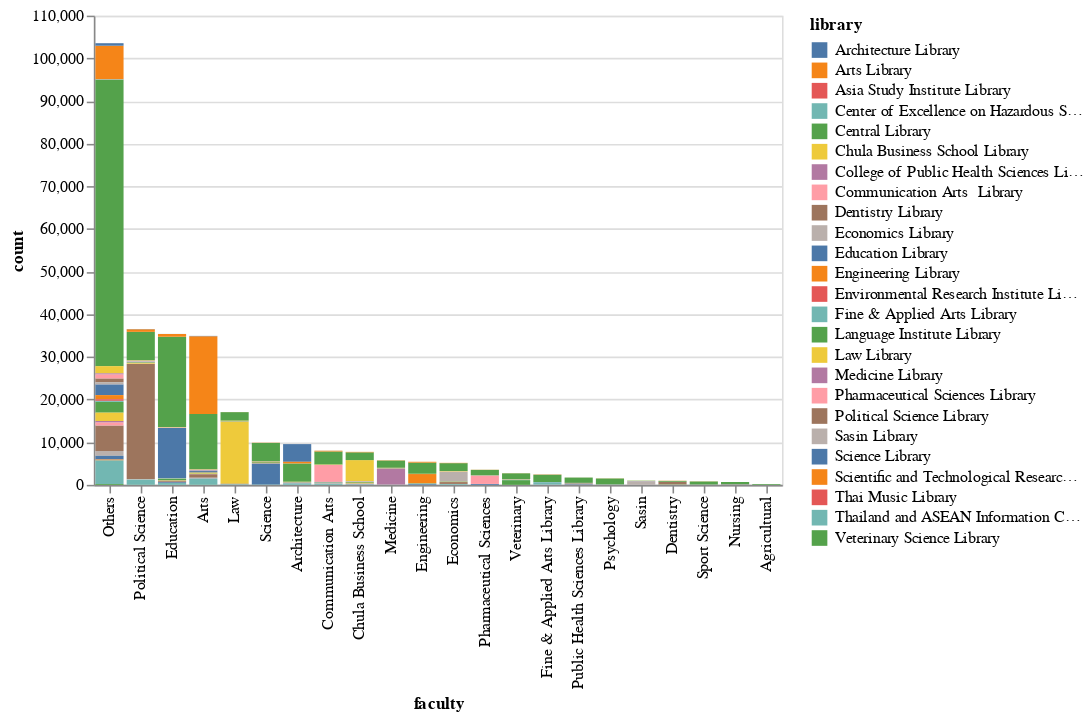

The code cell stored with this chart in its notebook:
### Code cell
alt.Chart.from_dict({
    "data": { "values": data.to_json(orient='records') },
    "mark": { "type": "bar", "tooltip": True },
    "encoding": {
        "x": {
            "field": "faculty",
            "type": "nominal",
            "sort": "-y"
        },
        "y": {
            "field": "count",
            "type": "quantitative"
        },
        "color": {
            "field": "library",
            "type": "nominal",
        }
    }
})

### Figure 1 — Vega-Lite specification as saved in the notebook (floating-point values rounded to 4 significant figures)
{"config": {"view": {"continuousWidth": 400, "continuousHeight": 300}}, "data": {"name": "data-8bc30966600319fff755cd989085b041"}, "mark": {"type": "bar", "tooltip": true}, "encoding": {"color": {"type": "nominal", "field": "library"}, "x": {"type": "nominal", "field": "faculty", "sort": "-y"}, "y": {"type": "quantitative", "field": "count"}}, "$schema": "https://vega.github.io/schema/vega-lite/v4.8.1.json", "datasets": {"data-8bc30966600319fff755cd989085b041": "[{\"faculty\":\"Agricultural\",\"library\":\"Central Library\",\"count\":165},{\"faculty\":\"Agricultural\",\"library\":\"Language Institute Library\",\"count\":30},{\"faculty\":\"Agricultural\",\"library\":\"Thailand and ASEAN Information Center\",\"count\":4},{\"faculty\":\"Agricultural\",\"library\":\"Arts Library\",\"count\":2},{\"faculty\":\"Agricultural\",\"library\":\"Education Library\",\"count\":2},{\"faculty\":\"Architecture\",\"library\":\"Central Library\",\"count\":4302},{\"faculty\":\"Architecture\",\"library\":\"Architecture Library\",\"count\":4152},{\"faculty\":\"Architecture\",\"library\":\"Arts Library\",\"count\":378},{\"faculty\":\"Architecture\",\"library\":\"Thailand and ASEAN Information Center\",\"count\":326},{\"faculty\":\"Architecture\",\"library\":\"Sasin Library\",\"count\":59},{\"faculty\":\"Architecture\",\"library\":\"Science Library\",\"count\":57},{\"faculty\":\"Architecture\",\"library\":\"Political Science Library\",\"count\":53},{\"faculty\":\"Architecture\",\"library\":\"Engineering Library\",\"count\":39},{\"faculty\":\"Architecture\",\"library\":\"Fine & Applied Arts Library\",\"count\":39},{\"faculty\":\"Architecture\",\"library\":\"Education Library\",\"count\":34},{\"faculty\":\"Architecture\",\"library\":\"Chula Business School Library\",\"count\":30},{\"faculty\":\"Architecture\",\"library\":\"Language Institute Library\",\"count\":22},{\"faculty\":\"Architecture\",\"library\":\"Law Library\",\"count\":17},{\"faculty\":\"Architecture\",\"library\":\"Environmental Research Institute Library\",\"count\":9},{\"faculty\":\"Architecture\",\"library\":\"Communication Arts  Library\",\"count\":8},{\"faculty\":\"Architecture\",\"library\":\"Economics Library\",\"count\":8},{\"faculty\":\"Architecture\",\"library\":\"Veterinary Science Library\",\"count\":4},{\"faculty\":\"Architecture\",\"library\":\"Center of Excellence on Hazardous Substance Management Library\",\"count\":3},{\"faculty\":\"Architecture\",\"library\":\"Dentistry Library\",\"count\":3},{\"faculty\":\"Architecture\",\"library\":\"Medicine Library\",\"count\":3},{\"faculty\":\"Architecture\",\"library\":\"Pharmaceutical Sciences Library\",\"count\":3},{\"faculty\":\"Architecture\",\"library\":\"College of Public Health Sciences Library\",\"count\":2},{\"faculty\":\"Arts\",\"library\":\"Arts Library\",\"count\":18260},{\"faculty\":\"Arts\",\"library\":\"Central Library\",\"count\":12970},{\"faculty\":\"Arts\",\"library\":\"Thailand and ASEAN Information Center\",\"count\":1483},{\"faculty\":\"Arts\",\"library\":\"Political Science Library\",\"count\":833},{\"faculty\":\"Arts\",\"library\":\"Education Library\",\"count\":351},{\"faculty\":\"Arts\",\"library\":\"Language Institute Library\",\"count\":223},{\"faculty\":\"Arts\",\"library\":\"Communication Arts  Library\",\"count\":155},{\"faculty\":\"Arts\",\"library\":\"Law Library\",\"count\":130},{\"faculty\":\"Arts\",\"library\":\"Sasin Library\",\"count\":118},{\"faculty\":\"Arts\",\"library\":\"Architecture Library\",\"count\":76},{\"faculty\":\"Arts\",\"library\":\"Fine & Applied Arts Library\",\"count\":57},{\"faculty\":\"Arts\",\"library\":\"Chula Business School Library\",\"count\":51},{\"faculty\":\"Arts\",\"library\":\"Environmental Research Institute Library\",\"count\":49},{\"faculty\":\"Arts\",\"library\":\"Science Library\",\"count\":29},{\"faculty\":\"Arts\",\"library\":\"Medicine Library\",\"count\":28},{\"faculty\":\"Arts\",\"library\":\"Economics Library\",\"count\":27},{\"faculty\":\"Arts\",\"library\":\"Engineering Library\",\"count\":27},{\"faculty\":\"Arts\",\"library\":\"Pharmaceutical Sciences Library\",\"count\":15},{\"faculty\":\"Arts\",\"library\":\"Thai Music Library\",\"count\":15},{\"faculty\":\"Arts\",\"library\":\"Veterinary Science Library\",\"count\":15},{\"faculty\":\"Arts\",\"library\":\"College of Public Health Sciences Library\",\"count\":4},{\"faculty\":\"Arts\",\"library\":\"Dentistry Library\",\"count\":2},{\"faculty\":\"Chula Business School\",\"library\":\"Chula Business School Library\",\"count\":4947},{\"faculty\":\"Chula Business School\",\"library\":\"Central Library\",\"count\":1821},{\"faculty\":\"Chula Business School\",\"library\":\"Language Institute Library\",\"count\":174},{\"faculty\":\"Chula Business School\",\"library\":\"Sasin Library\",\"count\":135},{\"faculty\":\"Chula Business School\",\"library\":\"Law Library\",\"count\":131},{\"faculty\":\"Chula Business School\",\"library\":\"Economics Library\",\"count\":120},{\"faculty\":\"Chula Business School\",\"library\":\"Arts Library\",\"count\":109},{\"faculty\":\"Chula Business School\",\"library\":\"Political Science Library\",\"count\":62},{\"faculty\":\"Chula Business School\",\"library\":\"Science Library\",\"count\":61},{\"faculty\":\"Chula Business School\",\"library\":\"Thailand and ASEAN Information Center\",\"count\":61},{\"faculty\":\"Chula Business School\",\"library\":\"Education Library\",\"count\":41},{\"faculty\":\"Chula Business School\",\"library\":\"Communication Arts  Library\",\"count\":24},{\"faculty\":\"Chula Business School\",\"library\":\"Engineering Library\",\"count\":22},{\"faculty\":\"Chula Business School\",\"library\":\"Architecture Library\",\"count\":7},{\"faculty\":\"Chula Business School\",\"library\":\"Dentistry Library\",\"count\":4},{\"faculty\":\"Chula Business School\",\"library\":\"Medicine Library\",\"count\":4},{\"faculty\":\"Chula Business School\",\"library\":\"Pharmaceutical Sciences Library\",\"count\":4},{\"faculty\":\"Chula Business School\",\"library\":\"College of Public Health Sciences Library\",\"count\":3},{\"faculty\":\"Chula Business School\",\"library\":\"Environmental Research Institute Library\",\"count\":3},{\"faculty\":\"Chula Business School\",\"library\":\"Fine & Applied Arts Library\",\"count\":2},{\"faculty\":\"Chula Business School\",\"library\":\"Scientific and Technological Research Equipment Centre\\u00a0Library\",\"count\":2},{\"faculty\":\"Chula Business School\",\"library\":\"Veterinary Science Library\",\"count\":1},{\"faculty\":\"Communication Arts\",\"library\":\"Communication Arts  Library\",\"count\":3985},{\"faculty\":\"Communication Arts\",\"library\":\"Central Library\",\"count\":3077},{\"faculty\":\"Communication Arts\",\"library\":\"Thailand and ASEAN Information Center\",\"count\":307},{\"faculty\":\"Communication Arts\",\"library\":\"Arts Library\",\"count\":182},{\"faculty\":\"Communication Arts\",\"library\":\"Education Library\",\"count\":114},{\"faculty\":\"Communication Arts\",\"library\":\"Political Science Library\",\"count\":84},{\"faculty\":\"Communication Arts\",\"library\":\"Chula Business School Library\",\"count\":66},{\"faculty\":\"Communication Arts\",\"library\":\"Sasin Library\",\"count\":63},{\"faculty\":\"Communication Arts\",\"library\":\"Language Institute Library\",\"count\":55},{\"faculty\":\"Communication Arts\",\"library\":\"Law Library\",\"count\":24},{\"faculty\":\"Communication Arts\",\"library\":\"Architecture Library\",\"count\":12},{\"faculty\":\"Communication Arts\",\"library\":\"Fine & Applied Arts Library\",\"count\":10},{\"faculty\":\"Communication Arts\",\"library\":\"Economics Library\",\"count\":7},{\"faculty\":\"Communication Arts\",\"library\":\"Engineering Library\",\"count\":6},{\"faculty\":\"Communication Arts\",\"library\":\"Science Library\",\"count\":6},{\"faculty\":\"Communication Arts\",\"library\":\"Medicine Library\",\"count\":5},{\"faculty\":\"Communication Arts\",\"library\":\"Environmental Research Institute Library\",\"count\":3},{\"faculty\":\"Communication Arts\",\"library\":\"Pharmaceutical Sciences Library\",\"count\":3},{\"faculty\":\"Communication Arts\",\"library\":\"Dentistry Library\",\"count\":2},{\"faculty\":\"Communication Arts\",\"library\":\"College of Public Health Sciences Library\",\"count\":1},{\"faculty\":\"Dentistry\",\"library\":\"Dentistry Library\",\"count\":627},{\"faculty\":\"Dentistry\",\"library\":\"Central Library\",\"count\":197},{\"faculty\":\"Dentistry\",\"library\":\"Arts Library\",\"count\":44},{\"faculty\":\"Dentistry\",\"library\":\"Language Institute Library\",\"count\":40},{\"faculty\":\"Dentistry\",\"library\":\"Science Library\",\"count\":22},{\"faculty\":\"Dentistry\",\"library\":\"Law Library\",\"count\":20},{\"faculty\":\"Dentistry\",\"library\":\"Pharmaceutical Sciences Library\",\"count\":5},{\"faculty\":\"Dentistry\",\"library\":\"Architecture Library\",\"count\":4},{\"faculty\":\"Dentistry\",\"library\":\"Thailand and ASEAN Information Center\",\"count\":4},{\"faculty\":\"Dentistry\",\"library\":\"Education Library\",\"count\":3},{\"faculty\":\"Dentistry\",\"library\":\"Engineering Library\",\"count\":3},{\"faculty\":\"Dentistry\",\"library\":\"Medicine Library\",\"count\":2},{\"faculty\":\"Economics\",\"library\":\"Economics Library\",\"count\":2313},{\"faculty\":\"Economics\",\"library\":\"Central Library\",\"count\":1876},{\"faculty\":\"Economics\",\"library\":\"Political Science Library\",\"count\":440},{\"faculty\":\"Economics\",\"library\":\"Thailand and ASEAN Information Center\",\"count\":177},{\"faculty\":\"Economics\",\"library\":\"Chula Business School Library\",\"count\":98},{\"faculty\":\"Economics\",\"library\":\"Language Institute Library\",\"count\":73},{\"faculty\":\"Economics\",\"library\":\"Arts Library\",\"count\":72},{\"faculty\":\"Economics\",\"library\":\"Sasin Library\",\"count\":26},{\"faculty\":\"Economics\",\"library\":\"Law Library\",\"count\":22},{\"faculty\":\"Economics\",\"library\":\"Communication Arts  Library\",\"count\":19},{\"faculty\":\"Economics\",\"library\":\"Engineering Library\",\"count\":10},{\"faculty\":\"Economics\",\"library\":\"College of Public Health Sciences Library\",\"count\":8},{\"faculty\":\"Economics\",\"library\":\"Medicine Library\",\"count\":7},{\"faculty\":\"Economics\",\"library\":\"Architecture Library\",\"count\":5},{\"faculty\":\"Economics\",\"library\":\"Education Library\",\"count\":5},{\"faculty\":\"Economics\",\"library\":\"Science Library\",\"count\":5},{\"faculty\":\"Economics\",\"library\":\"Dentistry Library\",\"count\":2},{\"faculty\":\"Economics\",\"library\":\"Environmental Research Institute Library\",\"count\":1},{\"faculty\":\"Economics\",\"library\":\"Fine & Applied Arts Library\",\"count\":1},{\"faculty\":\"Economics\",\"library\":\"Pharmaceutical Sciences Library\",\"count\":1},{\"faculty\":\"Education\",\"library\":\"Central Library\",\"count\":21201},{\"faculty\":\"Education\",\"library\":\"Education Library\",\"count\":11819},{\"faculty\":\"Education\",\"library\":\"Arts Library\",\"count\":644},{\"faculty\":\"Education\",\"library\":\"Thailand and ASEAN Information Center\",\"count\":450},{\"faculty\":\"Education\",\"library\":\"Language Institute Library\",\"count\":418},{\"faculty\":\"Education\",\"library\":\"Political Science Library\",\"count\":248},{\"faculty\":\"Education\",\"library\":\"Science Library\",\"count\":188},{\"faculty\":\"Education\",\"library\":\"Chula Business School Library\",\"count\":82},{\"faculty\":\"Education\",\"library\":\"Communication Arts  Library\",\"count\":69},{\"faculty\":\"Education\",\"library\":\"Law Library\",\"count\":69},{\"faculty\":\"Education\",\"library\":\"Fine & Applied Arts Library\",\"count\":50},{\"faculty\":\"Education\",\"library\":\"Sasin Library\",\"count\":46},{\"faculty\":\"Education\",\"library\":\"Economics Library\",\"count\":28},{\"faculty\":\"Education\",\"library\":\"Architecture Library\",\"count\":13},{\"faculty\":\"Education\",\"library\":\"Engineering Library\",\"count\":13},{\"faculty\":\"Education\",\"library\":\"Medicine Library\",\"count\":12},{\"faculty\":\"Education\",\"library\":\"Thai Music Library\",\"count\":10},{\"faculty\":\"Education\",\"library\":\"Pharmaceutical Sciences Library\",\"count\":8},{\"faculty\":\"Education\",\"library\":\"Veterinary Science Library\",\"count\":6},{\"faculty\":\"Education\",\"library\":\"Environmental Research Institute Library\",\"count\":2},{\"faculty\":\"Education\",\"library\":\"College of Public Health Sciences Library\",\"count\":1},{\"faculty\":\"Education\",\"library\":\"Dentistry Library\",\"count\":1},{\"faculty\":\"Engineering\",\"library\":\"Central Library\",\"count\":2619},{\"faculty\":\"Engineering\",\"library\":\"Engineering Library\",\"count\":2135},{\"faculty\":\"Engineering\",\"library\":\"Arts Library\",\"count\":204},{\"faculty\":\"Engineering\",\"library\":\"Science Library\",\"count\":197},{\"faculty\":\"Engineering\",\"library\":\"Language Institute Library\",\"count\":105},{\"faculty\":\"Engineering\",\"library\":\"Thailand and ASEAN Information Center\",\"count\":25},{\"faculty\":\"Engineering\",\"library\":\"Medicine Library\",\"count\":24},{\"faculty\":\"Engineering\",\"library\":\"Chula Business School Library\",\"count\":23},{\"faculty\":\"Engineering\",\"library\":\"Law Library\",\"count\":16},{\"faculty\":\"Engineering\",\"library\":\"Education Library\",\"count\":13},{\"faculty\":\"Engineering\",\"library\":\"Political Science Library\",\"count\":13},{\"faculty\":\"Engineering\",\"library\":\"Architecture Library\",\"count\":7},{\"faculty\":\"Engineering\",\"library\":\"Economics Library\",\"count\":7},{\"faculty\":\"Engineering\",\"library\":\"Pharmaceutical Sciences Library\",\"count\":7},{\"faculty\":\"Engineering\",\"library\":\"Dentistry Library\",\"count\":6},{\"faculty\":\"Engineering\",\"library\":\"Communication Arts  Library\",\"count\":5},{\"faculty\":\"Engineering\",\"library\":\"Sasin Library\",\"count\":4},{\"faculty\":\"Engineering\",\"library\":\"Veterinary Science Library\",\"count\":4},{\"faculty\":\"Engineering\",\"library\":\"College of Public Health Sciences Library\",\"count\":1},{\"faculty\":\"Engineering\",\"library\":\"Environmental Research Institute Library\",\"count\":1},{\"faculty\":\"Fine & Applied Arts Library\",\"library\":\"Central Library\",\"count\":1728},{\"faculty\":\"Fine & Applied Arts Library\",\"library\":\"Fine & Applied Arts Library\",\"count\":556},{\"faculty\":\"Fine & Applied Arts Library\",\"library\":\"Arts Library\",\"count\":69},{\"faculty\":\"Fine & Applied Arts Library\",\"library\":\"Thailand and ASEAN Information Center\",\"count\":35},{\"faculty\":\"Fine & Applied Arts Library\",\"library\":\"Education Library\",\"count\":18},{\"faculty\":\"Fine & Applied Arts Library\",\"library\":\"Architecture Library\",\"count\":16},{\"faculty\":\"Fine & Applied Arts Library\",\"library\":\"Thai Music Library\",\"count\":10},{\"faculty\":\"Fine & Applied Arts Library\",\"library\":\"Political Science Library\",\"count\":4},{\"faculty\":\"Fine & Applied Arts Library\",\"library\":\"Dentistry Library\",\"count\":3},{\"faculty\":\"Fine & Applied Arts Library\",\"library\":\"Engineering Library\",\"count\":3},{\"faculty\":\"Fine & Applied Arts Library\",\"library\":\"Sasin Library\",\"count\":3},{\"faculty\":\"Fine & Applied Arts Library\",\"library\":\"Chula Business School Library\",\"count\":2},{\"faculty\":\"Fine & Applied Arts Library\",\"library\":\"Law Library\",\"count\":1},{\"faculty\":\"Fine & Applied Arts Library\",\"library\":\"Medicine Library\",\"count\":1},{\"faculty\":\"Fine & Applied Arts Library\",\"library\":\"Pharmaceutical Sciences Library\",\"count\":1},{\"faculty\":\"Fine & Applied Arts Library\",\"library\":\"Science Library\",\"count\":1},{\"faculty\":\"Law\",\"library\":\"Law Library\",\"count\":14567},{\"faculty\":\"Law\",\"library\":\"Central Library\",\"count\":2016},{\"faculty\":\"Law\",\"library\":\"Political Science Library\",\"count\":120},{\"faculty\":\"Law\",\"library\":\"Thailand and ASEAN Information Center\",\"count\":115},{\"faculty\":\"Law\",\"library\":\"Chula Business School Library\",\"count\":71},{\"faculty\":\"Law\",\"library\":\"Language Institute Library\",\"count\":66},{\"faculty\":\"Law\",\"library\":\"Economics Library\",\"count\":27},{\"faculty\":\"Law\",\"library\":\"Education Library\",\"count\":18},{\"faculty\":\"Law\",\"library\":\"Arts Library\",\"count\":14},{\"faculty\":\"Law\",\"library\":\"Communication Arts  Library\",\"count\":13},{\"faculty\":\"Law\",\"library\":\"Sasin Library\",\"count\":13},{\"faculty\":\"Law\",\"library\":\"Engineering Library\",\"count\":5},{\"faculty\":\"Law\",\"library\":\"Medicine Library\",\"count\":4},{\"faculty\":\"Law\",\"library\":\"Architecture Library\",\"count\":3},{\"faculty\":\"Law\",\"library\":\"Science Library\",\"count\":3},{\"faculty\":\"Law\",\"library\":\"College of Public Health Sciences Library\",\"count\":2},{\"faculty\":\"Law\",\"library\":\"Pharmaceutical Sciences Library\",\"count\":2},{\"faculty\":\"Law\",\"library\":\"Dentistry Library\",\"count\":1},{\"faculty\":\"Law\",\"library\":\"Environmental Research Institute Library\",\"count\":1},{\"faculty\":\"Law\",\"library\":\"Veterinary Science Library\",\"count\":1},{\"faculty\":\"Medicine\",\"library\":\"Medicine Library\",\"count\":3756},{\"faculty\":\"Medicine\",\"library\":\"Central Library\",\"count\":1715},{\"faculty\":\"Medicine\",\"library\":\"Arts Library\",\"count\":58},{\"faculty\":\"Medicine\",\"library\":\"Law Library\",\"count\":53},{\"faculty\":\"Medicine\",\"library\":\"Language Institute Library\",\"count\":31},{\"faculty\":\"Medicine\",\"library\":\"Science Library\",\"count\":28},{\"faculty\":\"Medicine\",\"library\":\"Chula Business School Library\",\"count\":18},{\"faculty\":\"Medicine\",\"library\":\"Dentistry Library\",\"count\":18},{\"faculty\":\"Medicine\",\"library\":\"Education Library\",\"count\":16},{\"faculty\":\"Medicine\",\"library\":\"Political Science Library\",\"count\":16},{\"faculty\":\"Medicine\",\"library\":\"Sasin Library\",\"count\":14},{\"faculty\":\"Medicine\",\"library\":\"Pharmaceutical Sciences Library\",\"count\":12},{\"faculty\":\"Medicine\",\"library\":\"College of Public Health Sciences Library\",\"count\":8},{\"faculty\":\"Medicine\",\"library\":\"Communication Arts  Library\",\"count\":7},{\"faculty\":\"Medicine\",\"library\":\"Engineering Library\",\"count\":5},{\"faculty\":\"Medicine\",\"library\":\"Economics Library\",\"count\":3},{\"faculty\":\"Medicine\",\"library\":\"Veterinary Science Library\",\"count\":3},{\"faculty\":\"Medicine\",\"library\":\"Architecture Library\",\"count\":1},{\"faculty\":\"Medicine\",\"library\":\"Thailand and ASEAN Information Center\",\"count\":1},{\"faculty\":\"Nursing\",\"library\":\"Central Library\",\"count\":571},{\"faculty\":\"Nursing\",\"library\":\"Medicine Library\",\"count\":57},{\"faculty\":\"Nursing\",\"library\":\"Education Library\",\"count\":11},{\"faculty\":\"Nursing\",\"library\":\"College of Public Health Sciences Library\",\"count\":6},{\"faculty\":\"Nursing\",\"library\":\"Thailand and ASEAN Information Center\",\"count\":6},{\"faculty\":\"Nursing\",\"library\":\"Pharmaceutical Sciences Library\",\"count\":5},{\"faculty\":\"Nursing\",\"library\":\"Arts Library\",\"count\":3},{\"faculty\":\"Nursing\",\"library\":\"Engineering Library\",\"count\":3},{\"faculty\":\"Nursing\",\"library\":\"Chula Business School Library\",\"count\":2},{\"faculty\":\"Nursing\",\"library\":\"Political Science Library\",\"count\":2},{\"faculty\":\"Nursing\",\"library\":\"Communication Arts  Library\",\"count\":1},{\"faculty\":\"Others\",\"library\":\"Central Library\",\"count\":67144},{\"faculty\":\"Others\",\"library\":\"Arts Library\",\"count\":7849},{\"faculty\":\"Others\",\"library\":\"Political Science Library\",\"count\":5989},{\"faculty\":\"Others\",\"library\":\"Thailand and ASEAN Information Center\",\"count\":5563},{\"faculty\":\"Others\",\"library\":\"Language Institute Library\",\"count\":2539},{\"faculty\":\"Others\",\"library\":\"Education Library\",\"count\":2520},{\"faculty\":\"Others\",\"library\":\"Law Library\",\"count\":1950},{\"faculty\":\"Others\",\"library\":\"Chula Business School Library\",\"count\":1690},{\"faculty\":\"Others\",\"library\":\"Sasin Library\",\"count\":1125},{\"faculty\":\"Others\",\"library\":\"Communication Arts  Library\",\"count\":1016},{\"faculty\":\"Others\",\"library\":\"Engineering Library\",\"count\":974},{\"faculty\":\"Others\",\"library\":\"Science Library\",\"count\":871},{\"faculty\":\"Others\",\"library\":\"Dentistry Library\",\"count\":816},{\"faculty\":\"Others\",\"library\":\"Pharmaceutical Sciences Library\",\"count\":735},{\"faculty\":\"Others\",\"library\":\"Architecture Library\",\"count\":590},{\"faculty\":\"Others\",\"library\":\"Economics Library\",\"count\":522},{\"faculty\":\"Others\",\"library\":\"Environmental Research Institute Library\",\"count\":376},{\"faculty\":\"Others\",\"library\":\"Medicine Library\",\"count\":315},{\"faculty\":\"Others\",\"library\":\"Fine & Applied Arts Library\",\"count\":232},{\"faculty\":\"Others\",\"library\":\"College of Public Health Sciences Library\",\"count\":220},{\"faculty\":\"Others\",\"library\":\"Veterinary Science Library\",\"count\":202},{\"faculty\":\"Others\",\"library\":\"Scientific and Technological Research Equipment Centre\\u00a0Library\",\"count\":160},{\"faculty\":\"Others\",\"library\":\"Center of Excellence on Hazardous Substance Management Library\",\"count\":112},{\"faculty\":\"Others\",\"library\":\"Asia Study Institute Library\",\"count\":20},{\"faculty\":\"Others\",\"library\":\"Thai Music Library\",\"count\":8},{\"faculty\":\"Pharmaceutical Sciences\",\"library\":\"Pharmaceutical Sciences Library\",\"count\":1886},{\"faculty\":\"Pharmaceutical Sciences\",\"library\":\"Central Library\",\"count\":1266},{\"faculty\":\"Pharmaceutical Sciences\",\"library\":\"Science Library\",\"count\":189},{\"faculty\":\"Pharmaceutical Sciences\",\"library\":\"Language Institute Library\",\"count\":41},{\"faculty\":\"Pharmaceutical Sciences\",\"library\":\"Medicine Library\",\"count\":41},{\"faculty\":\"Pharmaceutical Sciences\",\"library\":\"Arts Library\",\"count\":34},{\"faculty\":\"Pharmaceutical Sciences\",\"library\":\"Education Library\",\"count\":17},{\"faculty\":\"Pharmaceutical Sciences\",\"library\":\"Engineering Library\",\"count\":14},{\"faculty\":\"Pharmaceutical Sciences\",\"library\":\"Dentistry Library\",\"count\":13},{\"faculty\":\"Pharmaceutical Sciences\",\"library\":\"Chula Business School Library\",\"count\":10},{\"faculty\":\"Pharmaceutical Sciences\",\"library\":\"Law Library\",\"count\":8},{\"faculty\":\"Pharmaceutical Sciences\",\"library\":\"Sasin Library\",\"count\":7},{\"faculty\":\"Pharmaceutical Sciences\",\"library\":\"Economics Library\",\"count\":5},{\"faculty\":\"Pharmaceutical Sciences\",\"library\":\"Political Science Library\",\"count\":5},{\"faculty\":\"Pharmaceutical Sciences\",\"library\":\"Thailand and ASEAN Information Center\",\"count\":5},{\"faculty\":\"Pharmaceutical Sciences\",\"library\":\"College of Public Health Sciences Library\",\"count\":4},{\"faculty\":\"Pharmaceutical Sciences\",\"library\":\"Architecture Library\",\"count\":3},{\"faculty\":\"Pharmaceutical Sciences\",\"library\":\"Veterinary Science Library\",\"count\":2},{\"faculty\":\"Pharmaceutical Sciences\",\"library\":\"Communication Arts  Library\",\"count\":1},{\"faculty\":\"Political Science\",\"library\":\"Political Science Library\",\"count\":27118},{\"faculty\":\"Political Science\",\"library\":\"Central Library\",\"count\":6706},{\"faculty\":\"Political Science\",\"library\":\"Thailand and ASEAN Information Center\",\"count\":1208},{\"faculty\":\"Political Science\",\"library\":\"Arts Library\",\"count\":609},{\"faculty\":\"Political Science\",\"library\":\"Law Library\",\"count\":197},{\"faculty\":\"Political Science\",\"library\":\"Education Library\",\"count\":125},{\"faculty\":\"Political Science\",\"library\":\"Communication Arts  Library\",\"count\":124},{\"faculty\":\"Political Science\",\"library\":\"Language Institute Library\",\"count\":112},{\"faculty\":\"Political Science\",\"library\":\"Economics Library\",\"count\":83},{\"faculty\":\"Political Science\",\"library\":\"Chula Business School Library\",\"count\":62},{\"faculty\":\"Political Science\",\"library\":\"Sasin Library\",\"count\":47},{\"faculty\":\"Political Science\",\"library\":\"Architecture Library\",\"count\":43},{\"faculty\":\"Political Science\",\"library\":\"Veterinary Science Library\",\"count\":20},{\"faculty\":\"Political Science\",\"library\":\"Engineering Library\",\"count\":13},{\"faculty\":\"Political Science\",\"library\":\"Fine & Applied Arts Library\",\"count\":10},{\"faculty\":\"Political Science\",\"library\":\"College of Public Health Sciences Library\",\"count\":9},{\"faculty\":\"Political Science\",\"library\":\"Science Library\",\"count\":8},{\"faculty\":\"Political Science\",\"library\":\"Pharmaceutical Sciences Library\",\"count\":7},{\"faculty\":\"Political Science\",\"library\":\"Medicine Library\",\"count\":6},{\"faculty\":\"Political Science\",\"library\":\"Environmental Research Institute Library\",\"count\":5},{\"faculty\":\"Political Science\",\"library\":\"Asia Study Institute Library\",\"count\":4},{\"faculty\":\"Political Science\",\"library\":\"Dentistry Library\",\"count\":2},{\"faculty\":\"Psychology\",\"library\":\"Central Library\",\"count\":1382},{\"faculty\":\"Psychology\",\"library\":\"Language Institute Library\",\"count\":33},{\"faculty\":\"Psychology\",\"library\":\"Education Library\",\"count\":24},{\"faculty\":\"Psychology\",\"library\":\"Arts Library\",\"count\":23},{\"faculty\":\"Psychology\",\"library\":\"Political Science Library\",\"count\":10},{\"faculty\":\"Psychology\",\"library\":\"Sasin Library\",\"count\":10},{\"faculty\":\"Psychology\",\"library\":\"Engineering Library\",\"count\":7},{\"faculty\":\"Psychology\",\"library\":\"Thailand and ASEAN Information Center\",\"count\":6},{\"faculty\":\"Psychology\",\"library\":\"Science Library\",\"count\":5},{\"faculty\":\"Psychology\",\"library\":\"Chula Business School Library\",\"count\":4},{\"faculty\":\"Psychology\",\"library\":\"College of Public Health Sciences Library\",\"count\":4},{\"faculty\":\"Psychology\",\"library\":\"Economics Library\",\"count\":3},{\"faculty\":\"Psychology\",\"library\":\"Communication Arts  Library\",\"count\":2},{\"faculty\":\"Psychology\",\"library\":\"Law Library\",\"count\":2},{\"faculty\":\"Psychology\",\"library\":\"Fine & Applied Arts Library\",\"count\":1},{\"faculty\":\"Public Health Sciences Library\",\"library\":\"Central Library\",\"count\":1254},{\"faculty\":\"Public Health Sciences Library\",\"library\":\"College of Public Health Sciences Library\",\"count\":137},{\"faculty\":\"Public Health Sciences Library\",\"library\":\"Science Library\",\"count\":137},{\"faculty\":\"Public Health Sciences Library\",\"library\":\"Language Institute Library\",\"count\":66},{\"faculty\":\"Public Health Sciences Library\",\"library\":\"Engineering Library\",\"count\":23},{\"faculty\":\"Public Health Sciences Library\",\"library\":\"Pharmaceutical Sciences Library\",\"count\":20},{\"faculty\":\"Public Health Sciences Library\",\"library\":\"Education Library\",\"count\":18},{\"faculty\":\"Public Health Sciences Library\",\"library\":\"Medicine Library\",\"count\":15},{\"faculty\":\"Public Health Sciences Library\",\"library\":\"Law Library\",\"count\":12},{\"faculty\":\"Public Health Sciences Library\",\"library\":\"Dentistry Library\",\"count\":11},{\"faculty\":\"Public Health Sciences Library\",\"library\":\"Thailand and ASEAN Information Center\",\"count\":9},{\"faculty\":\"Public Health Sciences Library\",\"library\":\"Arts Library\",\"count\":8},{\"faculty\":\"Public Health Sciences Library\",\"library\":\"Architecture Library\",\"count\":5},{\"faculty\":\"Public Health Sciences Library\",\"library\":\"Political Science Library\",\"count\":4},{\"faculty\":\"Public Health Sciences Library\",\"library\":\"Chula Business School Library\",\"count\":3},{\"faculty\":\"Public Health Sciences Library\",\"library\":\"Sasin Library\",\"count\":1},{\"faculty\":\"Sasin\",\"library\":\"Sasin Library\",\"count\":845},{\"faculty\":\"Sasin\",\"library\":\"Central Library\",\"count\":69},{\"faculty\":\"Sasin\",\"library\":\"Chula Business School Library\",\"count\":26},{\"faculty\":\"Sasin\",\"library\":\"Education Library\",\"count\":24},{\"faculty\":\"Sasin\",\"library\":\"Communication Arts  Library\",\"count\":16},{\"faculty\":\"Sasin\",\"library\":\"Thailand and ASEAN Information Center\",\"count\":8},{\"faculty\":\"Sasin\",\"library\":\"Economics Library\",\"count\":5},{\"faculty\":\"Sasin\",\"library\":\"Arts Library\",\"count\":4},{\"faculty\":\"Sasin\",\"library\":\"Law Library\",\"count\":4},{\"faculty\":\"Sasin\",\"library\":\"Political Science Library\",\"count\":2},{\"faculty\":\"Sasin\",\"library\":\"Architecture Library\",\"count\":1},{\"faculty\":\"Sasin\",\"library\":\"Engineering Library\",\"count\":1},{\"faculty\":\"Sasin\",\"library\":\"Pharmaceutical Sciences Library\",\"count\":1},{\"faculty\":\"Sasin\",\"library\":\"Veterinary Science Library\",\"count\":1},{\"faculty\":\"Science\",\"library\":\"Science Library\",\"count\":4955},{\"faculty\":\"Science\",\"library\":\"Central Library\",\"count\":4315},{\"faculty\":\"Science\",\"library\":\"Language Institute Library\",\"count\":174},{\"faculty\":\"Science\",\"library\":\"Engineering Library\",\"count\":75},{\"faculty\":\"Science\",\"library\":\"Law Library\",\"count\":69},{\"faculty\":\"Science\",\"library\":\"Arts Library\",\"count\":57},{\"faculty\":\"Science\",\"library\":\"Chula Business School Library\",\"count\":53},{\"faculty\":\"Science\",\"library\":\"Thailand and ASEAN Information Center\",\"count\":45},{\"faculty\":\"Science\",\"library\":\"Education Library\",\"count\":39},{\"faculty\":\"Science\",\"library\":\"Political Science Library\",\"count\":26},{\"faculty\":\"Science\",\"library\":\"Medicine Library\",\"count\":17},{\"faculty\":\"Science\",\"library\":\"Environmental Research Institute Library\",\"count\":12},{\"faculty\":\"Science\",\"library\":\"Sasin Library\",\"count\":12},{\"faculty\":\"Science\",\"library\":\"Center of Excellence on Hazardous Substance Management Library\",\"count\":11},{\"faculty\":\"Science\",\"library\":\"Veterinary Science Library\",\"count\":8},{\"faculty\":\"Science\",\"library\":\"Economics Library\",\"count\":7},{\"faculty\":\"Science\",\"library\":\"Pharmaceutical Sciences Library\",\"count\":6},{\"faculty\":\"Science\",\"library\":\"Architecture Library\",\"count\":5},{\"faculty\":\"Science\",\"library\":\"Communication Arts  Library\",\"count\":4},{\"faculty\":\"Science\",\"library\":\"College of Public Health Sciences Library\",\"count\":2},{\"faculty\":\"Science\",\"library\":\"Dentistry Library\",\"count\":2},{\"faculty\":\"Sport Science\",\"library\":\"Central Library\",\"count\":728},{\"faculty\":\"Sport Science\",\"library\":\"Arts Library\",\"count\":28},{\"faculty\":\"Sport Science\",\"library\":\"Medicine Library\",\"count\":14},{\"faculty\":\"Sport Science\",\"library\":\"Sasin Library\",\"count\":12},{\"faculty\":\"Sport Science\",\"library\":\"Education Library\",\"count\":9},{\"faculty\":\"Sport Science\",\"library\":\"Chula Business School Library\",\"count\":6},{\"faculty\":\"Sport Science\",\"library\":\"Science Library\",\"count\":4},{\"faculty\":\"Sport Science\",\"library\":\"Thailand and ASEAN Information Center\",\"count\":4},{\"faculty\":\"Sport Science\",\"library\":\"Language Institute Library\",\"count\":3},{\"faculty\":\"Sport Science\",\"library\":\"Law Library\",\"count\":3},{\"faculty\":\"Sport Science\",\"library\":\"Dentistry Library\",\"count\":2},{\"faculty\":\"Sport Science\",\"library\":\"Architecture Library\",\"count\":1},{\"faculty\":\"Sport Science\",\"library\":\"College of Public Health Sciences Library\",\"count\":1},{\"faculty\":\"Sport Science\",\"library\":\"Communication Arts  Library\",\"count\":1},{\"faculty\":\"Sport Science\",\"library\":\"Economics Library\",\"count\":1},{\"faculty\":\"Sport Science\",\"library\":\"Engineering Library\",\"count\":1},{\"faculty\":\"Sport Science\",\"library\":\"Pharmaceutical Sciences Library\",\"count\":1},{\"faculty\":\"Sport Science\",\"library\":\"Political Science Library\",\"count\":1},{\"faculty\":\"Veterinary\",\"library\":\"Central Library\",\"count\":1373},{\"faculty\":\"Veterinary\",\"library\":\"Veterinary Science Library\",\"count\":1104},{\"faculty\":\"Veterinary\",\"library\":\"Thailand and ASEAN Information Center\",\"count\":58},{\"faculty\":\"Veterinary\",\"library\":\"Language Institute Library\",\"count\":37},{\"faculty\":\"Veterinary\",\"library\":\"Science Library\",\"count\":27},{\"faculty\":\"Veterinary\",\"library\":\"Arts Library\",\"count\":24},{\"faculty\":\"Veterinary\",\"library\":\"Dentistry Library\",\"count\":20},{\"faculty\":\"Veterinary\",\"library\":\"Law Library\",\"count\":17},{\"faculty\":\"Veterinary\",\"library\":\"Chula Business School Library\",\"count\":15},{\"faculty\":\"Veterinary\",\"library\":\"Sasin Library\",\"count\":15},{\"faculty\":\"Veterinary\",\"library\":\"Pharmaceutical Sciences Library\",\"count\":10},{\"faculty\":\"Veterinary\",\"library\":\"Engineering Library\",\"count\":8},{\"faculty\":\"Veterinary\",\"library\":\"Political Science Library\",\"count\":8},{\"faculty\":\"Veterinary\",\"library\":\"Medicine Library\",\"count\":7},{\"faculty\":\"Veterinary\",\"library\":\"Economics Library\",\"count\":4},{\"faculty\":\"Veterinary\",\"library\":\"Education Library\",\"count\":2}]"}}
